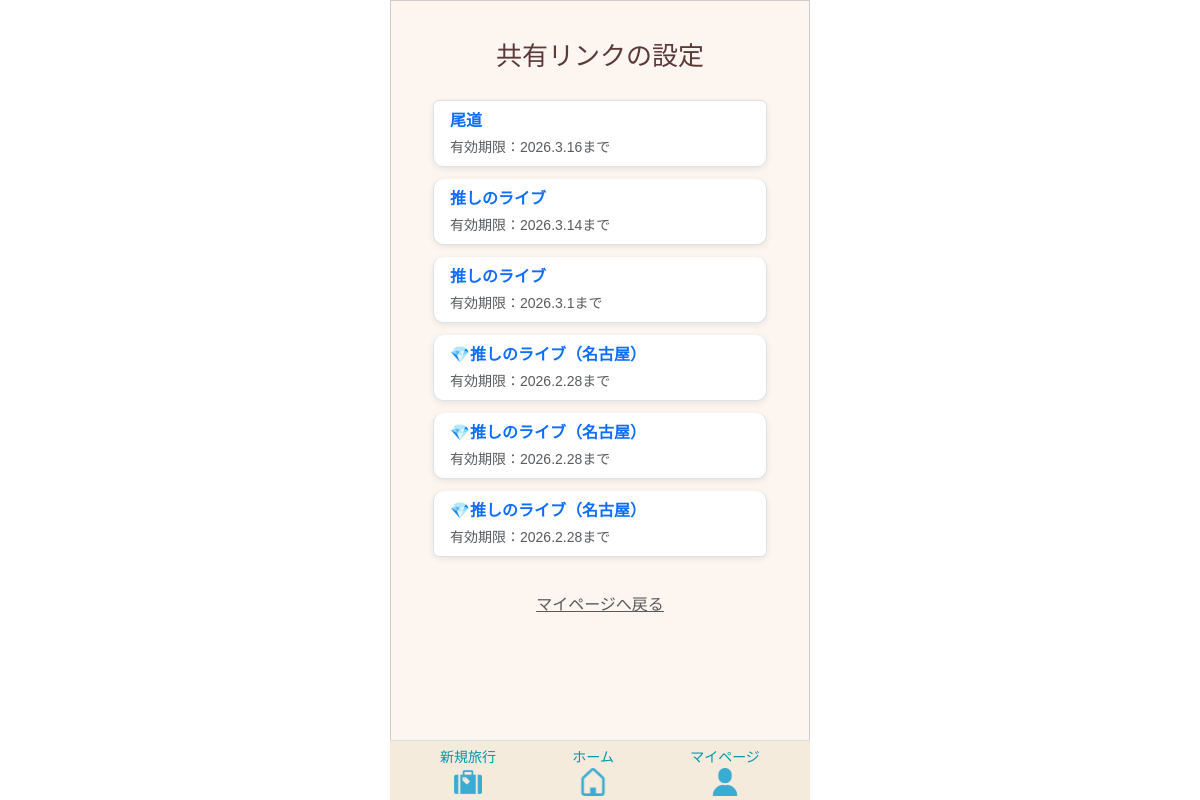
/share/settings/ (signed in), run on an earlier commit of the app's database.
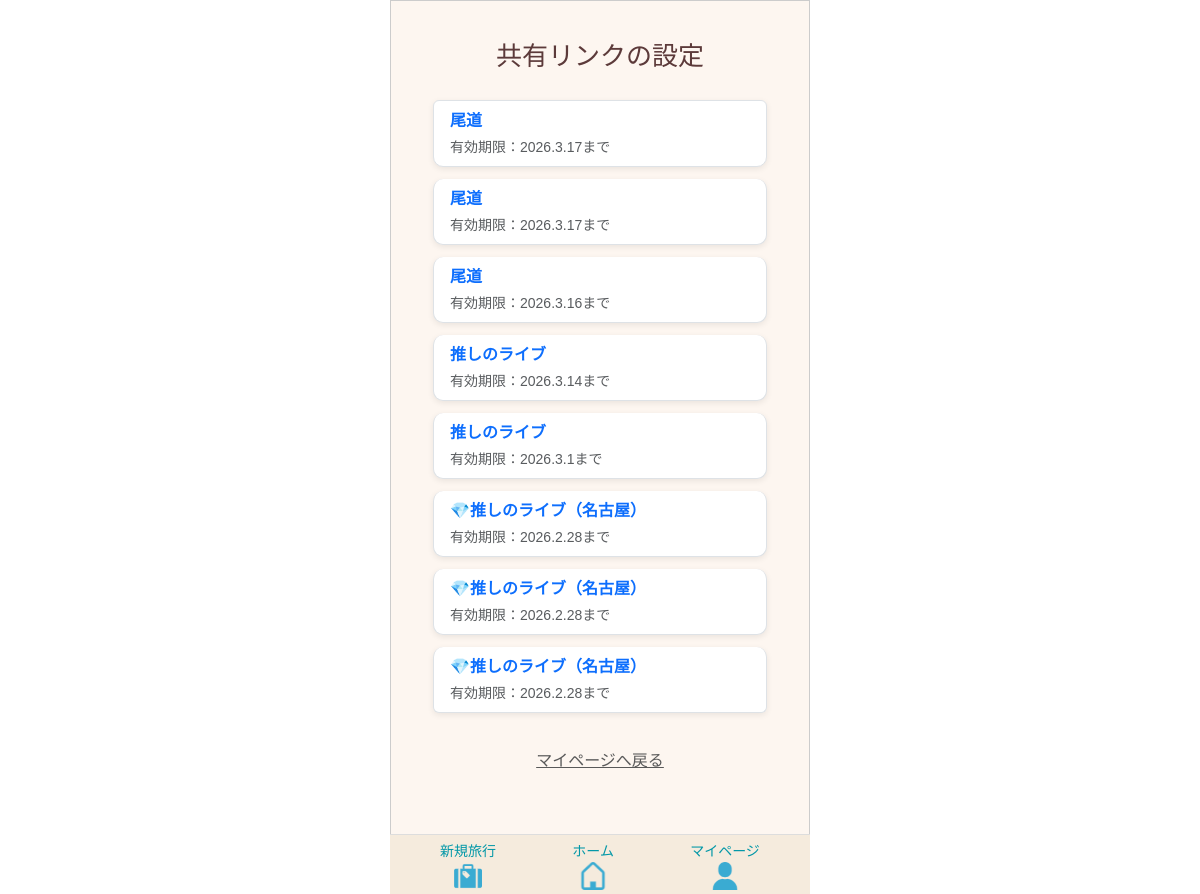
And on a later commit of the database.
### app/models/link.py (models this page shows)
class Link(models.Model):
    class PermissionType(models.IntegerChoices):
        READ_ONLY    = 0, _("閲覧のみ")
        EDITABLE     = 1, _("編集可能")
    class ExpirationType(models.IntegerChoices):
        ONE_MONTH = 0, _("1か月間")
        AFTER_TRIP = 1, _("旅行終了日翌日")
        USER_INPUT = 2, _("ユーザー入力")
    template = models.ForeignKey(
        Template,
        on_delete=models.CASCADE,
        verbose_name=_("テンプレートID")
    )
    user = models.ForeignKey(
        settings.AUTH_USER_MODEL,
        on_delete=models.CASCADE,
        verbose_name=_("ユーザーID")
    )
    share_token = models.CharField(
        max_length=12,
        unique=True,
        verbose_name=_("共有トークン")
    )
    permission_type = models.IntegerField(
        choices=PermissionType.choices,
        default=PermissionType.READ_ONLY,
        verbose_name=_("編集権限")
    )
    expiration_type = models.IntegerField(
        choices=ExpirationType.choices,
        default=ExpirationType.ONE_MONTH,
        verbose_name=_("有効期限タイプ")
    )
    expiration_date = models.DateField(
         verbose_name=_("有効期限"),
         )
    created_at = models.DateTimeField(
         auto_now_add=True,
         verbose_name=_("作成日")
         )
    updated_at = models.DateTimeField(
        auto_now=True,
        verbose_name=_("更新日")
        )
    class Meta:
      verbose_name = _("共有リンク")
      verbose_name_plural = _("共有リンク")

### app/models/template.py (models this page shows, shortened)
class Template(models.Model):
    class SourceType(models.IntegerChoices):
        FROM_TRAVEL   = 0, _("旅行情報より作成")
        FROM_TEMPLATE = 1, _("既存テンプレートを反映")
    user = models.ForeignKey(
        settings.AUTH_USER_MODEL,
        on_delete=models.CASCADE,
        verbose_name=_("ユーザーID")
    )
    travel_info = models.ForeignKey(
        Travel_info,
        on_delete=models.CASCADE,
        verbose_name=_("旅行情報ID")
    )
    source_type = models.IntegerField(
        choices=SourceType.choices,
        verbose_name=_("生成タイプ")
    )
    template_source = models.ForeignKey(
        "self",
        null=True,
        blank=True,
        on_delete=models.SET_NULL,
        verbose_name=_("テンプレート参照元"),
        related_name="derived_templates"
    )
    created_at = models.DateTimeField(
         auto_now_add=True,
         verbose_name=_("作成日")
         )
    updated_at = models.DateTimeField(
        auto_now=True,
        verbose_name=_("更新日")
        )
    class Meta:
      verbose_name = _("テンプレート")

### app/models/travel.py (models this page shows, shortened)
class Travel_info(models.Model):
    class StayType(models.IntegerChoices):
        DAY_TRIP = 0, _("日帰り")
        STAY     = 1, _("宿泊")
    class LocationType(models.IntegerChoices):
        DOMESTIC = 0, _("国内")
        OVERSEAS = 1, _("海外")
    class StatusType(models.IntegerChoices):
        NOT_DONE  = 0, _("未")
        COMPLETE  = 1, _("完")
        PROCESSED = 2, _("済")
    travel_info_id = models.AutoField(
        primary_key=True,
        verbose_name=_("旅行情報ID")
    )
    user = models.ForeignKey(
        settings.AUTH_USER_MODEL,
        on_delete=models.CASCADE,
        verbose_name=_("ユーザーID")
    )
    travel_title = models.CharField(
        max_length=100,
        verbose_name=_("旅行タイトル")
    )
    start_date = models.DateField(
        verbose_name=_("開始日")
    )
    end_date = models.DateField(
        verbose_name=_("終了日")
    )
    stay_type = models.IntegerField(
        choices=StayType.choices,
        verbose_name=_("宿泊タイプ")
    )
    location = models.IntegerField(
        choices=LocationType.choices,
        verbose_name=_("場所"),
    )
    memo = models.CharField(
        max_length=230,
        blank=True,
        verbose_name=_("メモ")
    )
    status = models.IntegerField(
        choices=StatusType.choices,
        default=0,
        verbose_name=_("ステータス")
    )
    transport = models.ManyToManyField(
        "Transport",
        through="Travelmode",
        verbose_name=_("交通手段")
    )
    created_at = models.DateTimeField(
        auto_now_add=True,
        verbose_name=_("作成日")
    )
    updated_at = models.DateTimeField(
       auto_now=True,
        verbose_name=_("更新日")
    )
    class Meta:
        verbose_name = _("旅行情報")
        verbose_name_plural = _("旅行情報")

### app/views/mypage/link.py (the view)
# urls.py: path('share/settings/', share_settings, name='share_settings'),
@login_required
def share_settings(request):
    links = Link.objects.filter(user=request.user).order_by('-created_at')
    for link in links:
        if link.expiration_date:
            df = DateFormat(link.expiration_date)
            link.formatted_expiration = df.format('Y.n.j')  # 例: 2026.5.1
    return render(request, 'mypage/link_list.html', {
        'links': links
    })

### templates/mypage/link_list.html (shortened to what this page needs)
{% extends 'base.html' %}
{% load static %}
{% block extra_css %}
{{ block.super }}
<link rel="stylesheet" href="{% static 'tabipre/css/mypage/list_link.css' %}">
<link rel="stylesheet" href="{% static 'tabipre/css/mypage/mypage.css' %}">
{% endblock %}
{% block content %}
<div class="container mt-4">
    <div class="mb-4 sub-title">共有リンクの設定</div>
    {% if links %}
        <ul class="list-group mb-4">
            {% for link in links %}
                <li class="list-group-item">
                    <a href="#"
                       class="text-decoration-none d-block"
                       data-bs-toggle="modal"
                       data-bs-target="#shareLinkModal"
                       data-link-id="{{ link.id }}"
                       data-url="/share/{{ link.share_token }}/"
                       data-permission="{{ link.permission_type }}"
                       data-expiration="{{ link.formatted_expiration }}"
                       data-title="{{ link.template.travel_info.travel_title }}"
                    >
                        <div class="fw-bold fs-6">
                            {{ link.template.travel_info.travel_title }}
                        </div>
                        <div class="text-muted small mt-1">
                            有効期限：{{ link.formatted_expiration }}まで
                        </div>
                    </a>
                </li>
            {% endfor %}
        </ul>
    {% else %}
        <p class="text-center text-muted mb-4">共有リンクはまだ登録されていません。</p>
    {% endif %}
    <div class="text-center mb-5">
        <a href="{% url 'app:mypage' %}" class="back-link">
            マイページへ戻る
        </a>
    </div>
</div>
{% endblock %}

What changed in the data, as far as the page shows it:
added Link: template.travel_info.travel_title "尾道", formatted_expiration "2026.3.17"
added Link: template.travel_info.travel_title "尾道", formatted_expiration "2026.3.17"
